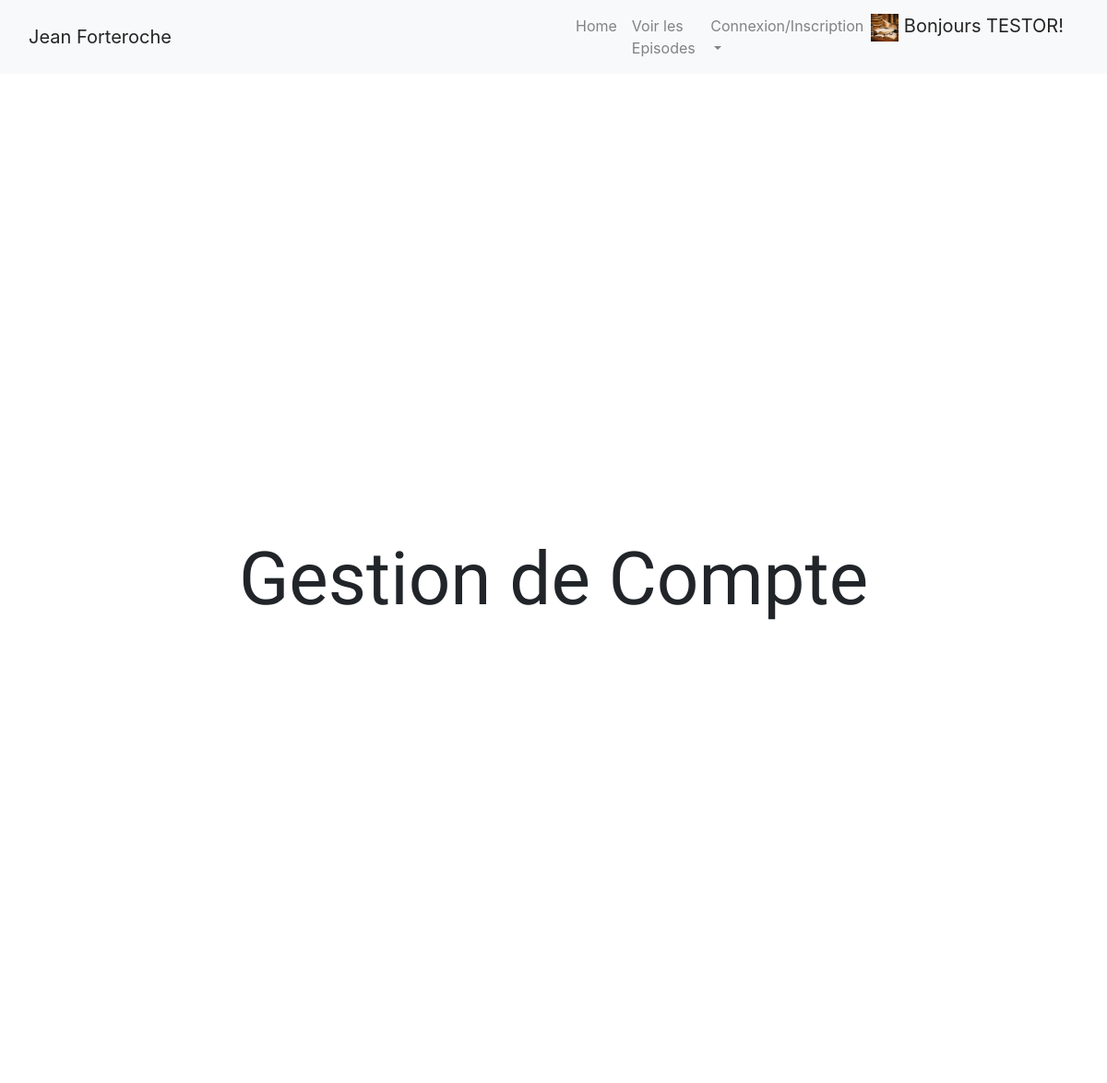
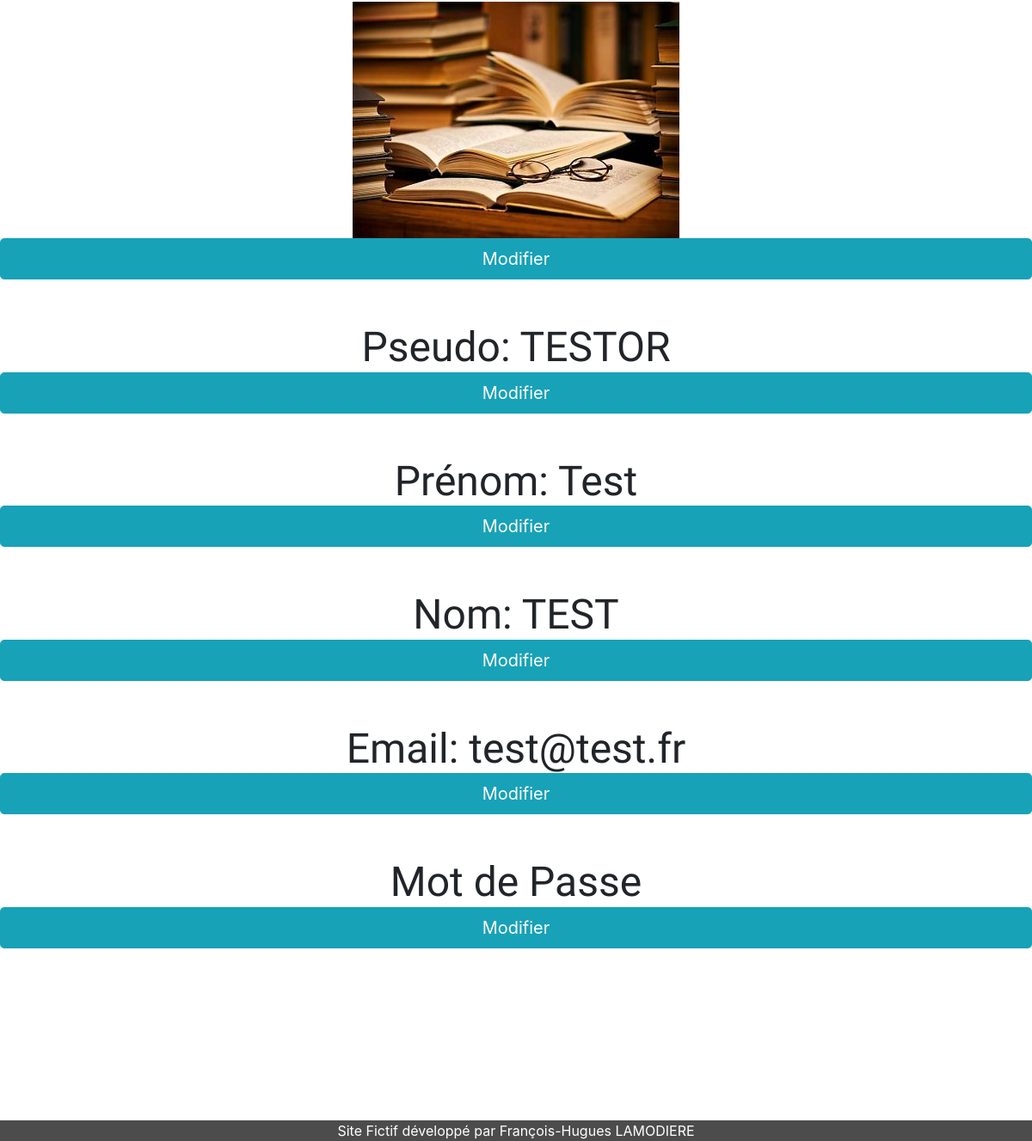
Screenshot of /index.php?action=account (signed in) with the database file from the repository (2 pictures, top to bottom).
### tables this page shows
CREATE TABLE `account` (
  `idAccount` int(11) NOT NULL,
  `pseudo` varchar(25) NOT NULL,
  `firstName` varchar(25) DEFAULT NULL,
  `lastName` varchar(25) DEFAULT NULL,
  `eMail` varchar(60) NOT NULL,
  `avatar` varchar(60) DEFAULT NULL,
  `pass` char(60) NOT NULL,
  `accountStatue` varchar(25) NOT NULL
);

### project/controller/controller.php (called while the page is built, shortened)
<?php
    require('project/model/AccountManager.php');
    function accountManagement(){
        $accountManager = new AccountManager();
        $request = $accountManager->postAccountManagement();
        require('project/view/frontend/accountManagementView.php');
    }

### project/model/AccountManager.php (called while the page is built, shortened)
<?php
    class AccountManager extends Manager{
        function postAccountManagement(){
            $email = $_SESSION['email'];
            $db=$this->dbConnect();
            $request = $db->prepare('SELECT pseudo, firstName, lastName, eMail, avatar FROM account WHERE eMail= ? ');
            $request -> execute(array($email));
            return $request;
        }
    }

### project/view/frontend/accountManagementView.php (the view, shortened to what this page needs)
<!DOCTYPE html>
<h1>Gestion de Compte</h1>
<?php
    while ($db = $request->fetch()) {
        echo    '<div class="accountManagement">
                    <img src="project/public/images/' . htmlspecialchars($db['avatar']) . '" />
                    <button type="button" class="btn btn-info btn-lg btn-block">Modifier</button>
                    <h2 class="accountPseudo" >Pseudo: ' . htmlspecialchars($db['pseudo']) . '</h2>
                    <button type="button" class="btn btn-info btn-lg btn-block">Modifier</button>
                    <h2 class="accountPseudo" >Prénom: ' . htmlspecialchars($db['firstName']) . '</h2>
                    <button type="button" class="btn btn-info btn-lg btn-block">Modifier</button>
                    <h2 class="accountPseudo" >Nom: ' . htmlspecialchars($db['lastName']) . '</h2>
                    <button type="button" class="btn btn-info btn-lg btn-block">Modifier</button>
                    <h2 class="accountPseudo" >Email: ' . htmlspecialchars($db['eMail']) . '</h2>
                    <button type="button" class="btn btn-info btn-lg btn-block">Modifier</button>
                    <h2 class="accountPseudo" >Mot de Passe</h2>
                    <button type="button" class="btn btn-info btn-lg btn-block">Modifier</button>
                </div>';
    }
    require('template.php');
?>

### project/public/css/style.css (style rules this page uses)
body { background-image: url("../images/alaska_glacier.jpg"); background-attachment:fixed; background-repeat: no-repeat; background-position: -1000px -500px; }
h1 { background-color: rgba(255, 255, 255, 0.8); margin: 500px 0; text-align: center; font-family: 'Indie Flower', cursive; font-size: 5em; }
h2 { margin: 0; font-family: 'Indie Flower', cursive; font-size: 3em; }
.accountManagement { display:flex; margin: 200px 0; flex-wrap: wrap; background-color: rgba(255, 255, 255, 0.9); justify-content: center; }
.accountPseudo { margin-top: 50px; }

### rows the page displays
account: avatar (picture), pseudo "TESTOR", firstName "Test", lastName "TEST", eMail "test@test.fr"

### other values shown
$_SESSION['pseudo'] "TESTOR"
